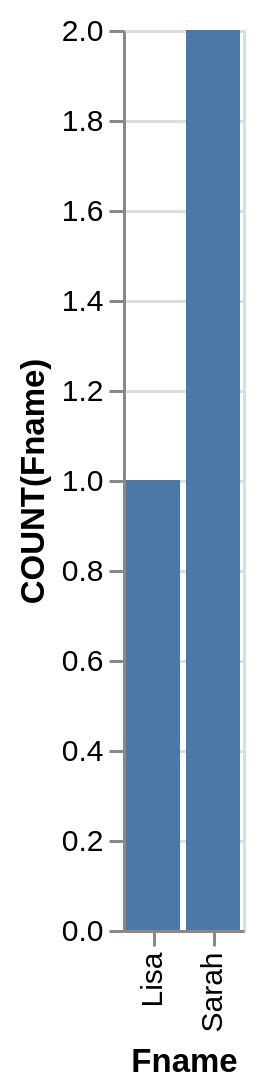

Vega-Lite specification for this chart:
### Vega-Lite specification from a JSON file in a GitHub repository (floating-point values rounded to 4 significant figures)
{"data": {"values": [{"x_data": "Lisa", "y_data": 1}, {"x_data": "Sarah", "y_data": 2}]}, "mark": "bar", "encoding": {"x": {"field": "x_data", "type": "nominal", "title": "Fname", "sort": {"op": "sum", "field": "y_data", "order": "ascending"}}, "y": {"field": "y_data", "type": "quantitative", "title": "COUNT(Fname)"}}}
